Frame 1 (no input): blank canvas, image omitted
Frame 60 (the mouse pressed at the canvas centre just before this capture): blank canvas, image omitted
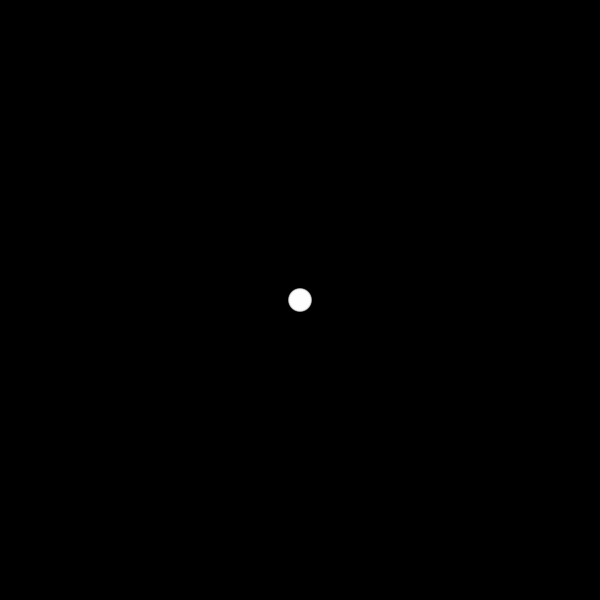
Frame 120 (the mouse held since frame 60 and released just before this capture)

The Processing sketch whose frames 1 and 60 were blank and that drew this single picture after the mouse press (run headless with seeded random() and noise(); from frame 60 on, the mouse is pressed at the canvas centre):

// Processing sketch: homework7
// ── homework7.pde
int num = 50;
//there are going to be 50 spots (length) for the intergers
//but we set the 50 spots as "num"

int yNum= 50;

int[] x = new int[num]; //here it is storing num in the type of array for intergers in x
int [] y = new int[yNum];


void setup() { 

  size(600, 600);

  noStroke();

  fill(255, 102);

}



void draw() {

  background(0);//this will redraw the background

  

  for (int i = num-2; i >0; i--) { // this means it takes the value it was and set it equal to the preceding value.
 
  //my understanding:
      //nums = length
      //int i is the length - 1.
      //i then keeps decreasing until i is greater than 0 then repeats because its in a for loop

    x[i] = x[i-1]; //index is at i (which is num - 1) which is equal
    y[i] = y[i-1];
 
  }
  
  x[0] = mouseX; //"x index 0"
                 // for the mouse going th x direction
                 //mouseX is saved as x[0]
  y[0] = mouseY;

  for (int i = 20; i < num-1; i++) { //first i is 0, i is less than num, i ++ and when i is greater than num it exsits its loop

    ellipse(x[i], y[i], i/2, i/2); // this will display the ellipse 

  }

//i used www.openprocessing.org/sketch/48961
//to help me, i wanted the circles to follow the mouse
//but, i couldn't figure out how to reverse the size of the circles
}
